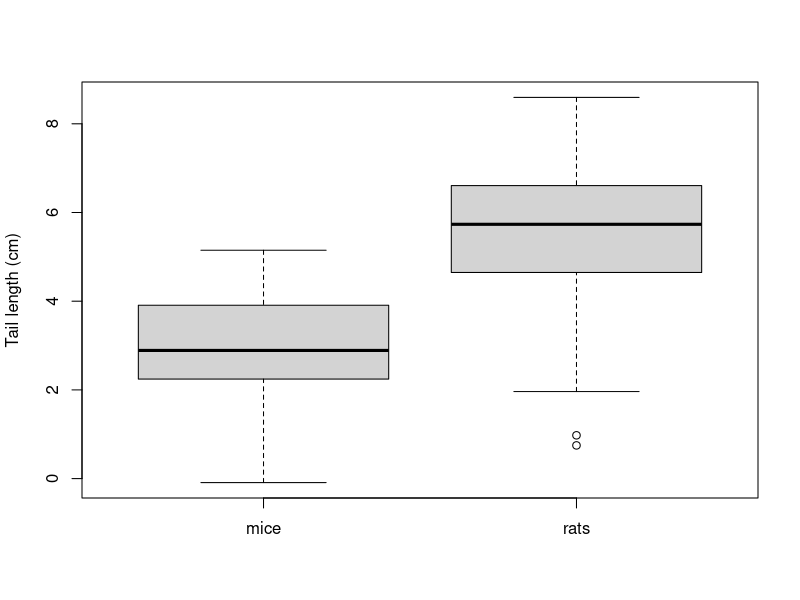
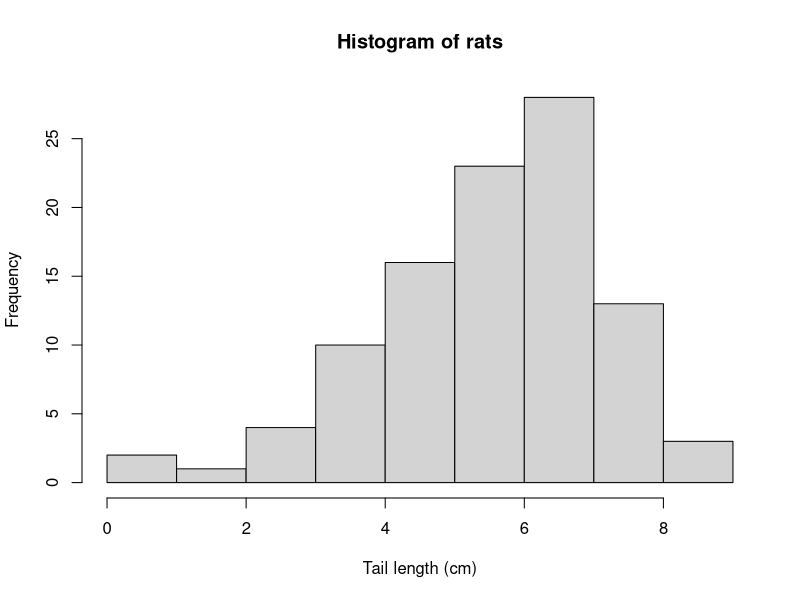
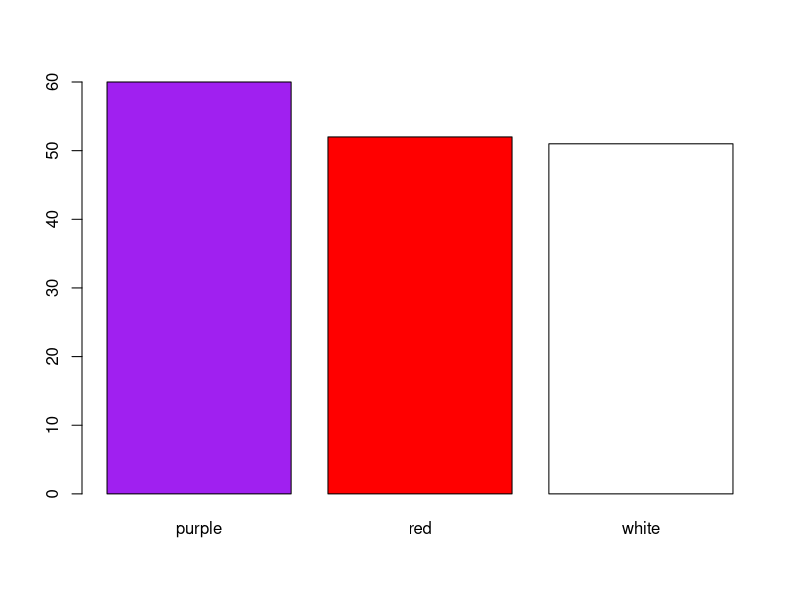

Recreate these plots in R, in order.
## ---- chunk 1
rats <- rnorm(n = 100, mean = 5.5, sd = 1.5) 
mice <- rnorm(n = 100, mean = 3, sd = 1)
## ---- chunk 2
rats
## ---- chunk 3
length(rats)
## ---- chunk 4
median(rats)
## ---- chunk 5
range(rats)
## ---- chunk 6
quantile(rats, probs = c(0.25, 0.50, 0.75))
## ---- chunk 7
boxplot(mice, rats,
        ylab = 'Tail length (cm)',
        names = c('mice', 'rats'))
## ---- chunk 8
hist(rats,
     xlab = 'Tail length (cm)')
## ---- chunk 9
beans <- sample(
  x = c('white', 'red', 'purple'),
  size = 163,
  replace = T) |>
  table()

barplot(beans, col = c('purple', 'red', 'white'))
